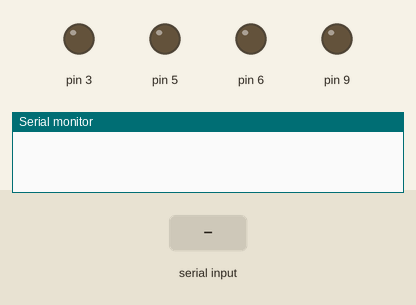
This sketch was run on a simulated Arduino Uno, built with avr-gcc and run on an emulated ATmega328P. Shown: output pins drawn as LEDs (lit = HIGH), the last lines printed to the serial monitor. The inputs (shaded band) are chosen by the test bench.

Above: at 1.2 s.
1.3 s: "90,45,200\n" received over Serial
At 1.6 s:
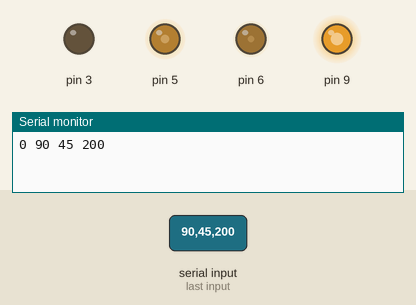
2.8 s: "30,150,10\n" received over Serial
At 4.0 s:
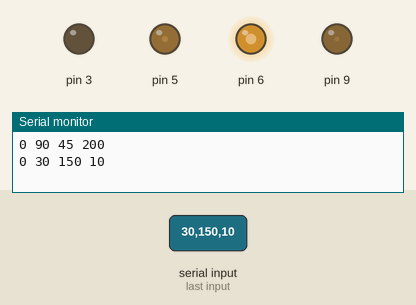
4.3 s: "90,45\n" received over Serial
At 5.7 s:
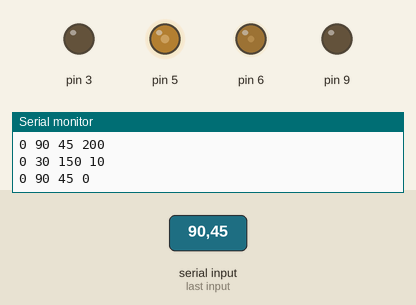
6.8 s: "30,150\n" received over Serial
At 8.9 s:
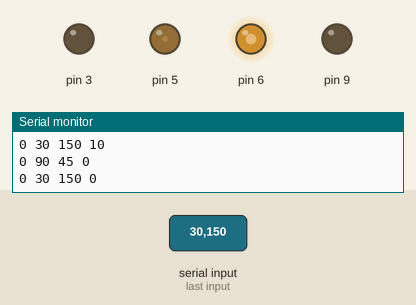
9.3 s: "5\n" received over Serial
At 12.1 s:
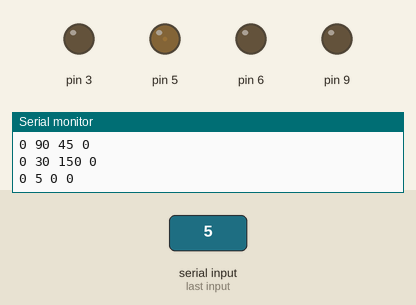
12.3 s: "90\n" received over Serial
At 14.8 s:
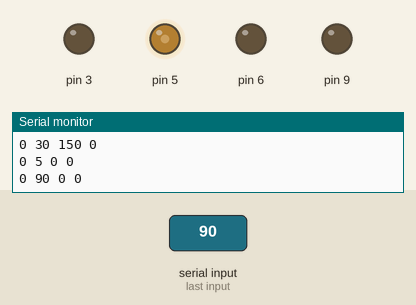
Timing chart, 0 to 19.8 s (numbered marks = the images above; inputs shaded):
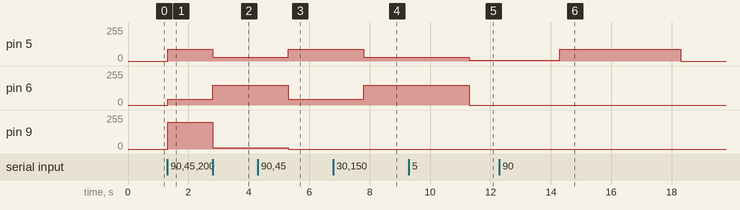

Measured:
- after the input at 1.3 s, pin 5: 0/255 → 90/255 at once; pin 6: 0/255 → 45/255 at once; pin 9: 0/255 → 200/255 at once
- after the input at 2.8 s, pin 5: 90/255 → 30/255 at once; pin 6: 45/255 → 150/255 at once; pin 9: 200/255 → 10/255 at once
- after the input at 4.3 s, pin 5: 30/255 → 90/255 after 1.0 s; pin 6: 150/255 → 45/255 after 1.0 s; pin 9: 10/255 → 0/255 after 1.0 s
- after the input at 6.8 s, pin 5: 90/255 → 30/255 after 1.0 s; pin 6: 45/255 → 150/255 after 1.0 s
- after the input at 9.3 s, pin 5: 30/255 → 5/255 after 2.0 s; pin 6: 150/255 → 0/255 after 2.0 s instead of 2.5 s
- after the input at 12.3 s, pin 5: 5/255 → 90/255 after 2.0 s, → 0/255 4.0 s later

The sketch:

arduivis_Max7_model5_multipleInputs.ino
```cpp
/*

~~~~~~~~~ arduivis - MaxMSP ~~~~~~~~
~~~~~ model#5: multiple inputs ~~~~~

MaxMSP: arduivis_Max7_model5_multipleInputs.maxpat

This is an example of how to send a multiple streams
of data from MaxMSP, to an Arduino.

This code is in the public domain

written by Christopher Konopka
http://cskonopka.github.io/arduivis/
http://christopherkonopka.com/

*/

void setup()
{
  // Create/open serial port
  Serial.begin(9600);

  // Define LED mode
  // PWM LED
  pinMode(3, OUTPUT);
  pinMode(5, OUTPUT);
  pinMode(6, OUTPUT);
  pinMode(9, OUTPUT);
}

void loop()
{
  // Sliders from MaxMSP
  int maxmspSlider1, maxmspSlider2, maxmspSlider3, maxmspSlider4;

  // Parse incoming MaxMSP slider values
  // from MaxMSP, to Arduino
  maxmspSlider1 = Serial.parseInt();
  maxmspSlider2 = Serial.parseInt();
  maxmspSlider3 = Serial.parseInt();
  maxmspSlider4 = Serial.parseInt();

  // Write parsed values to LEDs
  // Fading LED
  // from MaxMSP, to Arduino
  analogWrite(3, maxmspSlider1);
  analogWrite(5, maxmspSlider2);
  analogWrite(6, maxmspSlider3);
  analogWrite(9, maxmspSlider4);

  // Print output of slider to serial buffer
  // This is mainly for debugging
  Serial.print(maxmspSlider1);
  Serial.print(" ");
  Serial.print(maxmspSlider2);
  Serial.print(" ");
  Serial.print(maxmspSlider3);
  Serial.print(" ");
  Serial.println(maxmspSlider4);
}
```
